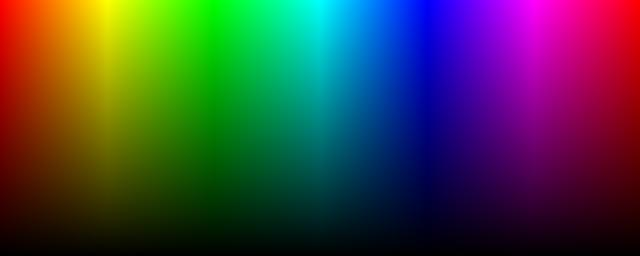
#> input picture assets/npnrv.png, 640 x 256 px, found by its file name
$ python similar_color.py assets/npnrv.png
#> lines starting #> are read from the running program, lines starting #| are printed output that depends on the picture; after the words box and inside, x2 and y2 are one past the last pixel; in counts of white or black regions, pixels touching at a corner belong together
'''
python3 utils/similar_color.py assets/npnrv.png
'''
import sys
import cv2
import numpy as np
from skimage import io
from skimage.color import rgb2lab, deltaE_cie76

IMG_PATH = sys.argv[1]
rgb = io.imread(IMG_PATH)
#> rgb is the input picture: shape (256, 640, 3); mean R, G, B 63.9, 63.8, 63.9
lab = rgb2lab(rgb)
#> lab: shape (256, 640, 3) float64; mean of channels 0, 1, 2 33.5, 8.3, 4.5

green = [0, 160, 0]
magenta = [120, 0, 140]

threshold_green = 15
threshold_magenta = 20

green_3d = np.uint8(np.asarray([[green]]))
magenta_3d = np.uint8(np.asarray([[magenta]]))

dE_green = deltaE_cie76(rgb2lab(green_3d), lab)
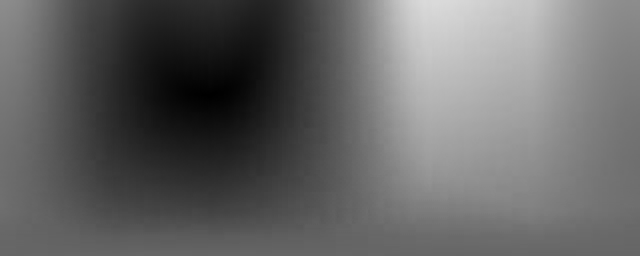
#> dE_green: shape (256, 640) float64; min 0.233, max 218.8, mean 101.4
dE_magenta = deltaE_cie76(rgb2lab(magenta_3d), lab)
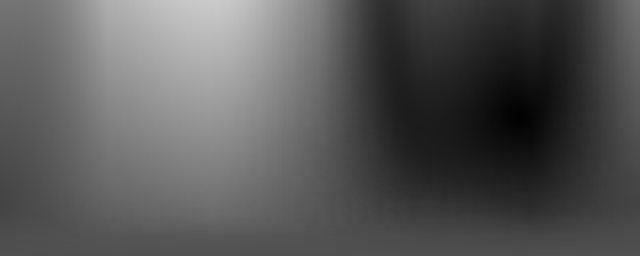
#> dE_magenta: shape (256, 640) float64; min 0.461, max 202.9, mean 87.4

rgb[dE_green < threshold_green] = green_3d
rgb[dE_magenta < threshold_magenta] = magenta_3d
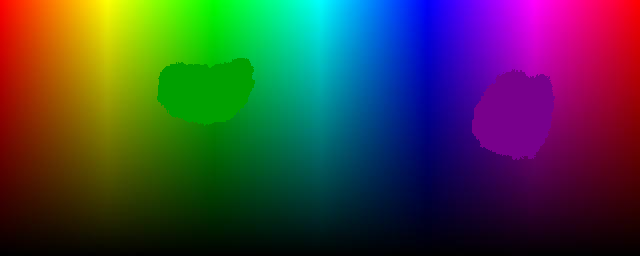
#> rgb: shape (256, 640, 3); mean R, G, B 63.4, 63.6, 63.6

cv2.imshow('rgb',rgb)

cv2.waitKey()

cv2.destroyAllWindows()

$ run again, with assets/plallete.png copied over assets/npnrv.png
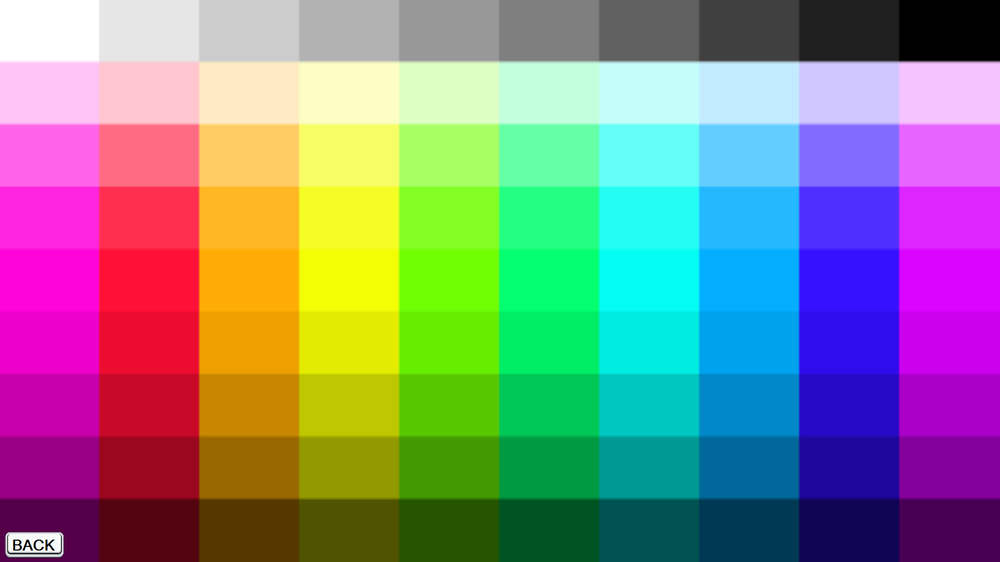
#> input picture assets/plallete.png, 1000 x 562 px, shrunk from 1920 x 1080 before the run, found by its file name
#> rgb is the input picture: shape (562, 1000, 3); mean R, G, B 134.3, 134.5, 134.4
#> lab: shape (562, 1000, 3) float64; mean of channels 0, 1, 2 61.9, 7.5, 4.6
#> `dE_magenta = deltaE_cie76(rgb2lab(magenta_3d), lab)`:
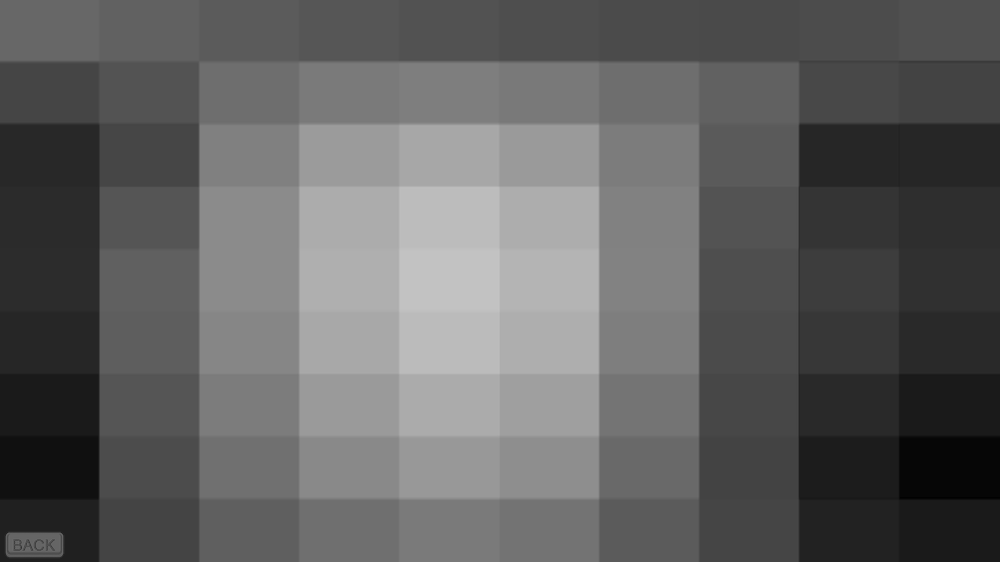
#> dE_magenta: shape (562, 1000) float64; min 1.38, max 195.5, mean 97.8
#> `rgb[dE_green < threshold_green] = green_3d`:
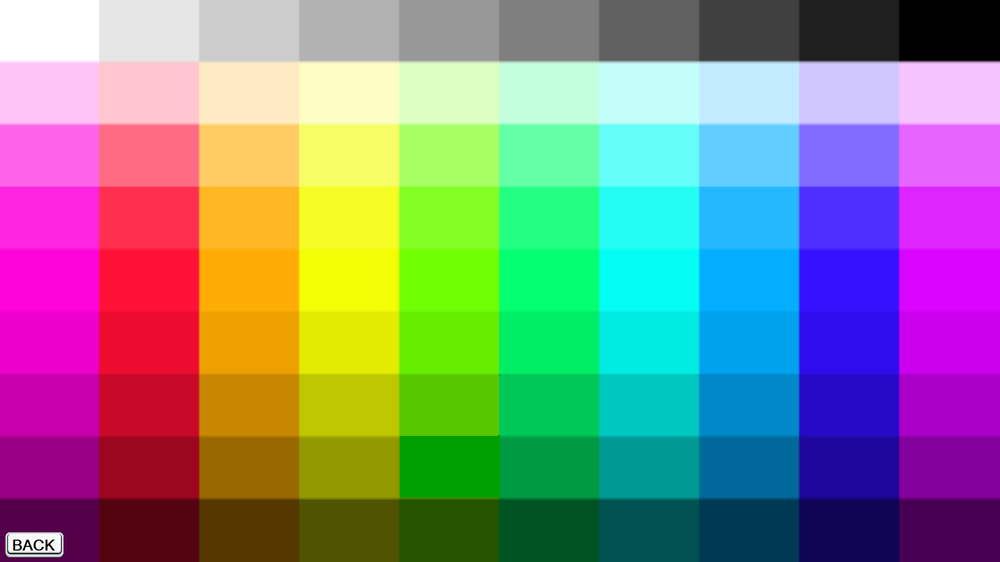
#> rgb: shape (562, 1000, 3); 1.09% of pixels changed, all inside (x1, y1, x2, y2) = (400, 375, 500, 498)

$ run again, with assets/black.jpg saved as assets/npnrv.png
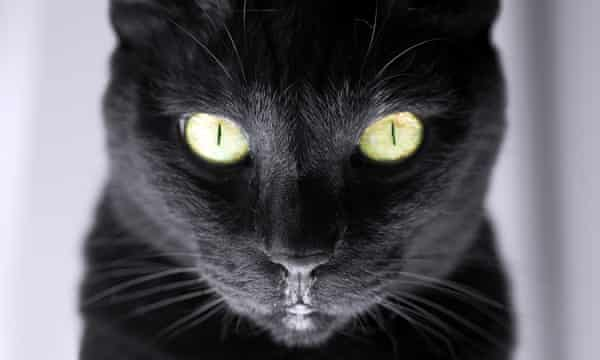
#> input picture assets/black.jpg, 600 x 360 px, found by its file name
#> rgb is the input picture: shape (360, 600, 3); mean R, G, B 93.2, 92.1, 98
#> lab: shape (360, 600, 3) float64; mean of channels 0, 1, 2 37.4, 1.6, -3
#> `dE_green = deltaE_cie76(rgb2lab(green_3d), lab)`:
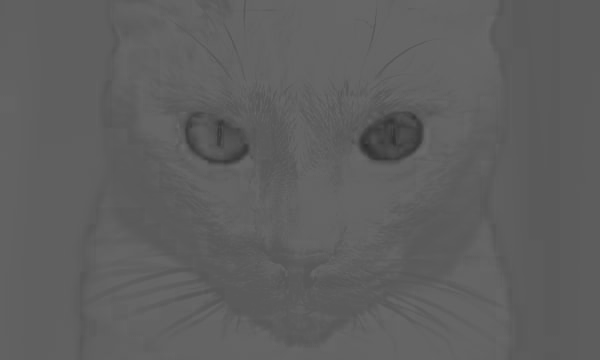
#> dE_green: shape (360, 600) float64; min 46.21, max 106.7, mean 95.6
#> `dE_magenta = deltaE_cie76(rgb2lab(magenta_3d), lab)`:
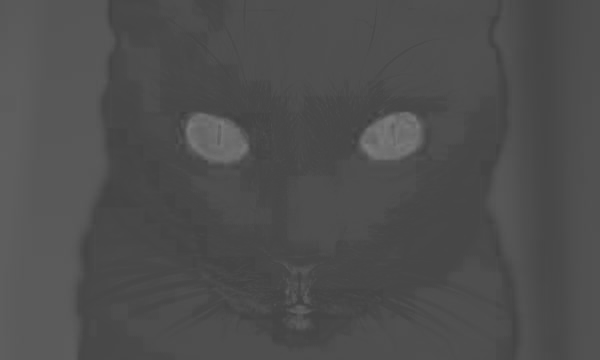
#> dE_magenta: shape (360, 600) float64; min 62.43, max 125.8, mean 78.8
